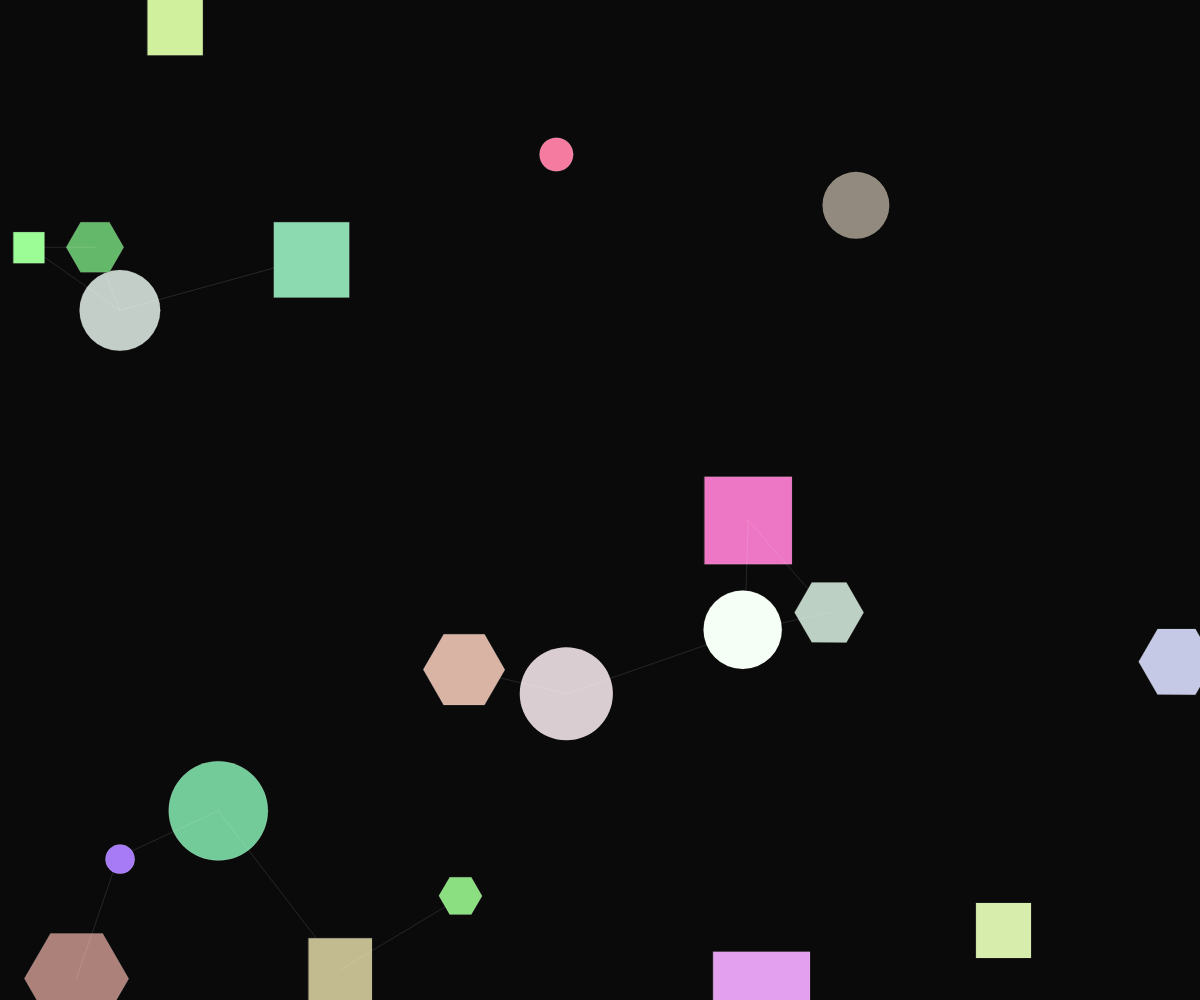
Frame 1 (no input)
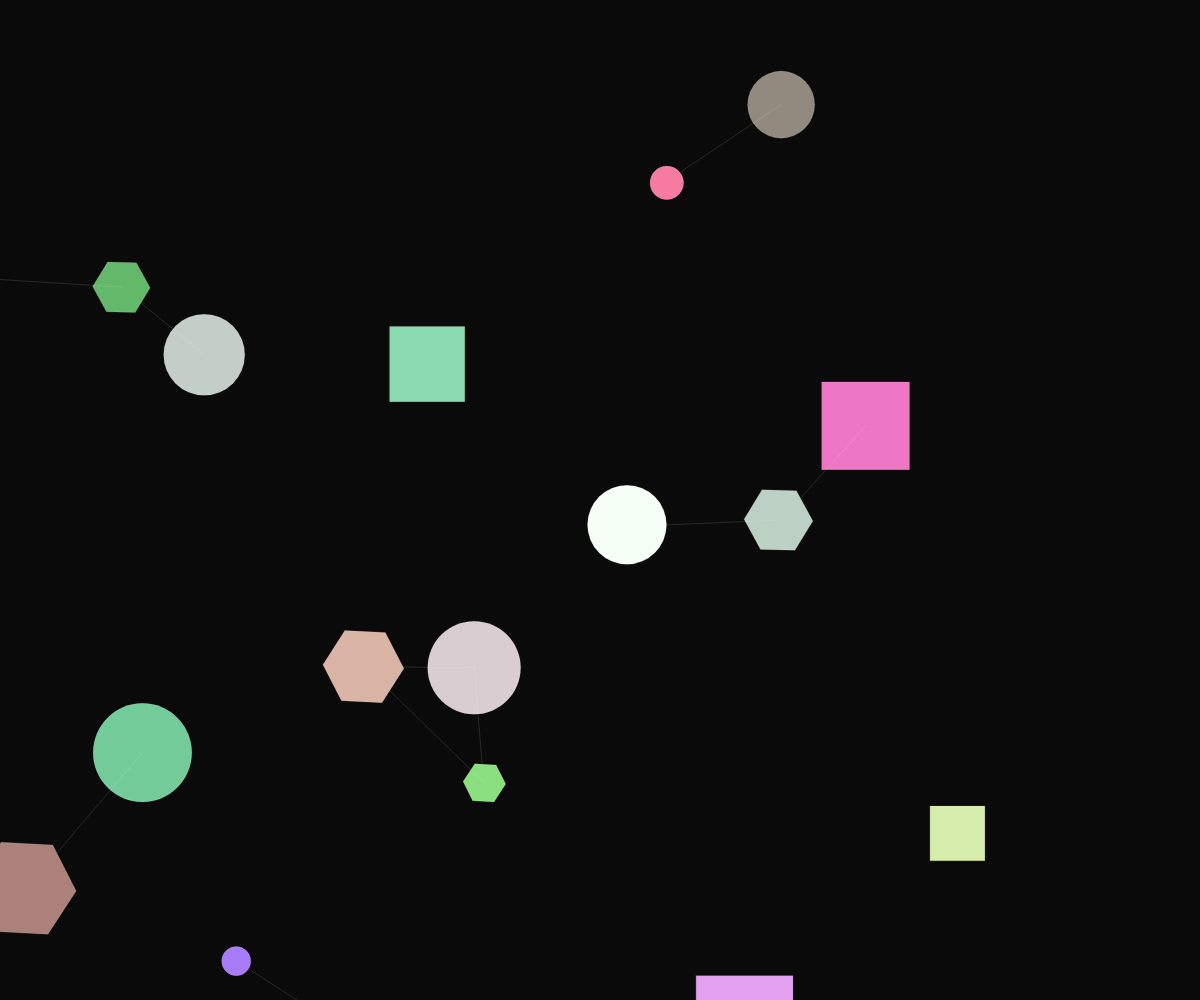
Frame 60 (no input)
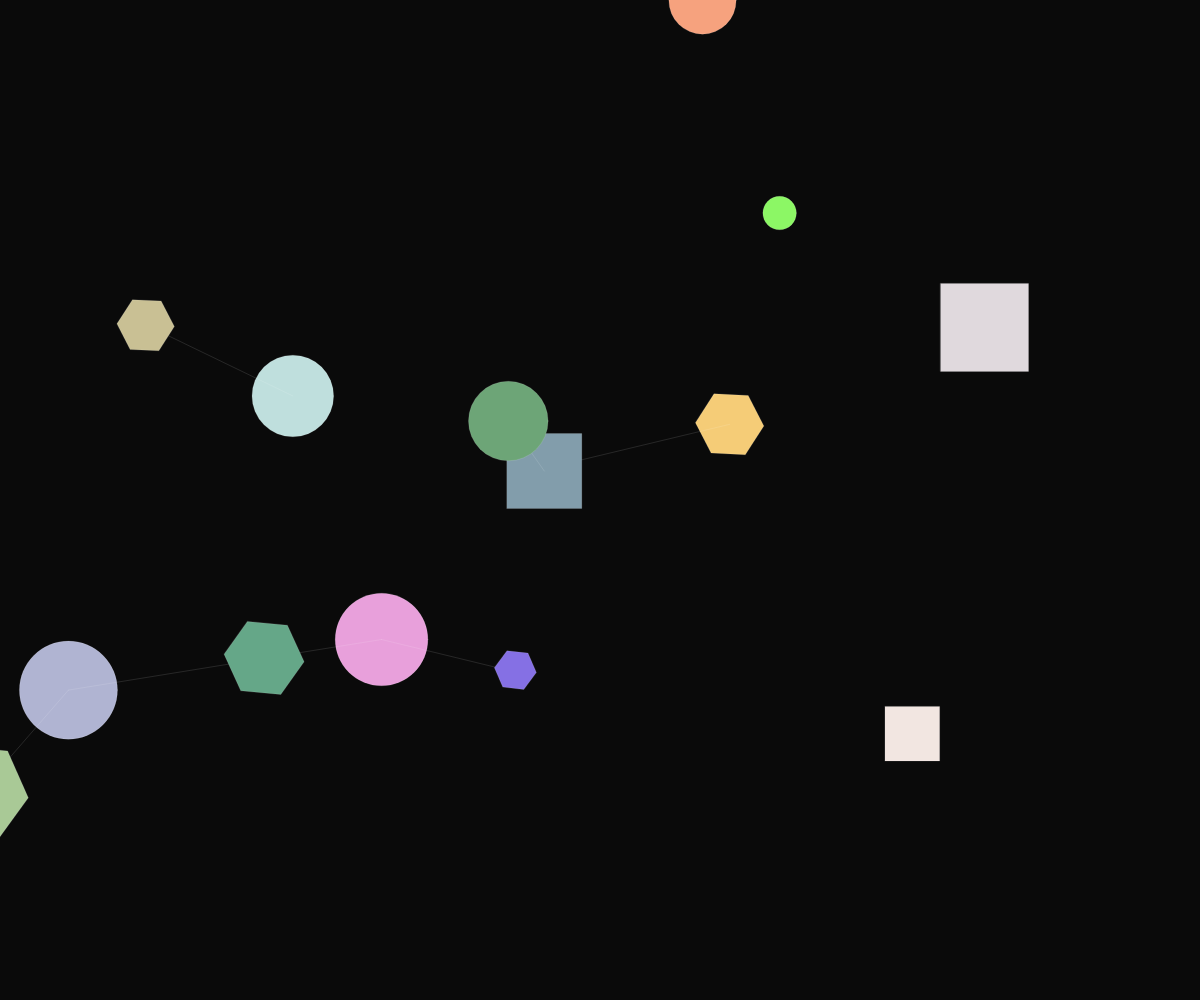
Frame 120 (the mouse pressed at the canvas centre since frame 60)

The p5.js sketch that drew these frames (run headless with seeded random() and noise() and a simulated clock; from frame 60 on, the mouse is pressed at the canvas centre):

// p5.js sketch
// ── sketch.js
let shapes = [];
let colorCycle = 0;
let time = 0;

function setup() {
  createCanvas(windowWidth, windowHeight);
  noStroke();
  
  // Initialize network of shapes
  for (let i = 0; i < 20; i++) {
    shapes.push({
      x: random(width),
      y: random(height),
      size: random(30, 100),
      speed: random(0.01, 0.05),
      phase: random(TWO_PI),
      color: color(random(100, 255), random(100, 255), random(100, 255)),
      type: floor(random(3)) // 0=circle, 1=rect, 2=polygon
    });
  }
}

function draw() {
  background(10);
  
  time += 0.02;
  colorCycle = (colorCycle + 0.01) % TWO_PI;
  
  // Update and display shapes
  for (let i = 0; i < shapes.length; i++) {
    let s = shapes[i];
    
    // Oscillate position and size
    let oscillation = sin(time * s.speed + s.phase) * 0.5 + 0.5;
    let newSize = s.size * (0.8 + oscillation * 0.4);
    let newX = s.x + sin(time * s.speed + s.phase * 2) * 2;
    let newY = s.y + cos(time * s.speed + s.phase * 3) * 2;
    
    // Update color with abrupt shifts
    if (frameCount % 120 === 0) {
      s.color = color(random(100, 255), random(100, 255), random(100, 255));
    }
    
    fill(s.color);
    
    // Draw based on type
    if (s.type === 0) {
      ellipse(newX, newY, newSize);
    } else if (s.type === 1) {
      rectMode(CENTER);
      rect(newX, newY, newSize, newSize);
    } else {
      push();
      translate(newX, newY);
      rotate(time * s.speed);
      beginShape();
      for (let j = 0; j < 6; j++) {
        let angle = map(j, 0, 6, 0, TWO_PI);
        let px = cos(angle) * newSize/2;
        let py = sin(angle) * newSize/2;
        vertex(px, py);
      }
      endShape(CLOSE);
      pop();
    }
    
    // Connect to nearby shapes
    for (let j = i + 1; j < shapes.length; j++) {
      let other = shapes[j];
      let d = dist(newX, newY, other.x, other.y);
      if (d < 200) {
        stroke(255, 30);
        line(newX, newY, other.x, other.y);
      }
    }
    
    // Update shape position for next frame
    s.x = newX;
    s.y = newY;
  }
}

function windowResized() {
  resizeCanvas(windowWidth, windowHeight);
}
